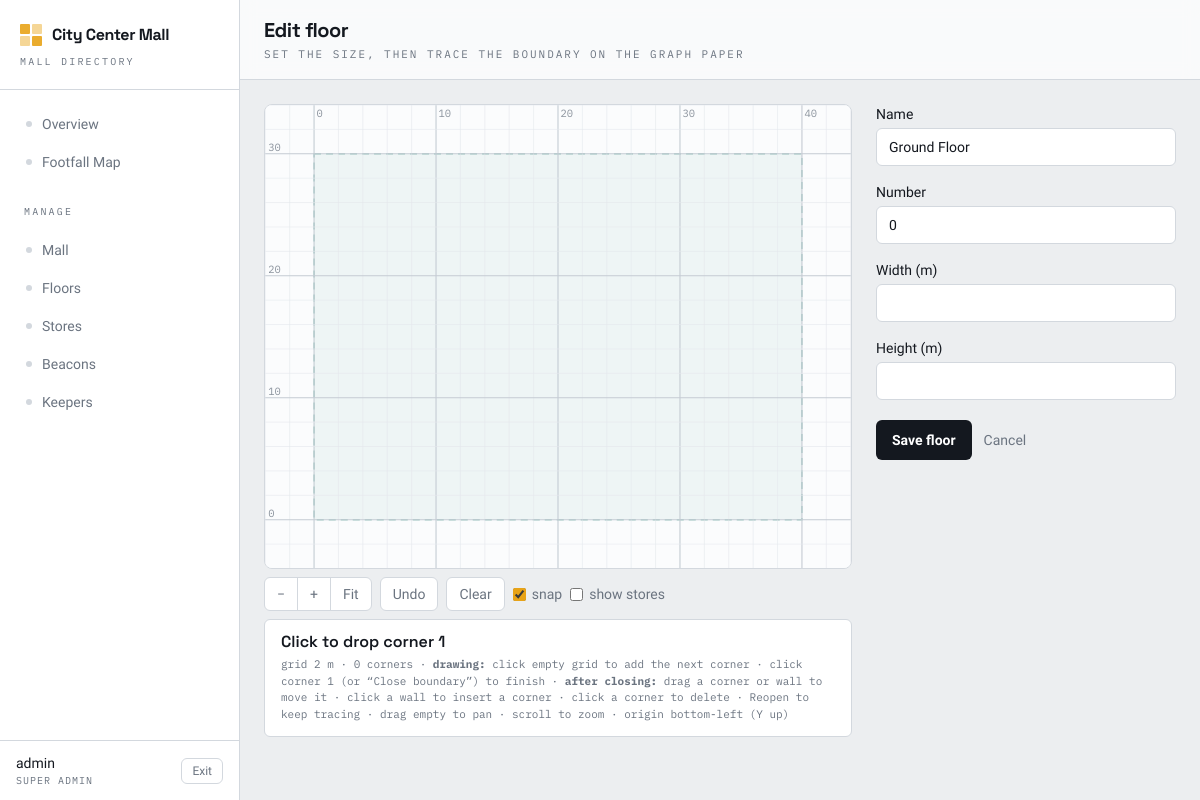
Page /floors/9/edit (signed in) on the committed database.
### core/models.py (models this page shows, shortened)
class Mall(models.Model):
    name = models.CharField(max_length=120)
    address = models.CharField(max_length=255, blank=True)

class Floor(models.Model):
    mall = models.ForeignKey(Mall, on_delete=models.CASCADE, related_name='floors')
    number = models.IntegerField()
    name = models.CharField(max_length=80)
    plan_image = models.FileField(upload_to='floors/', blank=True)
    width_m = models.FloatField(null=True, blank=True)
    height_m = models.FloatField(null=True, blank=True)
    outline = models.JSONField(null=True, blank=True)
    class Meta:
        ordering = ['number']
    PPM = 20

### core/views.py (the view)
# urls.py: path('floors/<int:pk>/edit', views.floor_edit, name='floor_edit'),
@login_required
@admin_only
def floor_edit(request, pk=None):
    mall = Mall.objects.first()
    inst = get_object_or_404(Floor, pk=pk, mall=mall) if pk else None
    if request.method == 'POST':
        form = FloorForm(request.POST, instance=inst)
        if form.is_valid():
            f = form.save(commit=False)
            f.mall = mall
            f.outline = form.cleaned_data['outline_json']
            f.save()
            return redirect('floors')
    else:
        form = FloorForm(instance=inst)
    return render(request, 'floor_form.html', {
        'form': form, 'obj': inst,
        'stores': Store.objects.filter(mall=mall, floor=inst) if inst else Store.objects.none()})

### core/forms.py (shortened to what this page needs)
class FloorForm(Styled):
    outline_json = forms.CharField(widget=forms.HiddenInput, required=False)
    class Meta:
        model = Floor
        fields = ['name', 'number', 'width_m', 'height_m']
    def __init__(self, *args, **kwargs):
        super().__init__(*args, **kwargs)
        self.fields['width_m'].required = True
        self.fields['height_m'].required = True
        self.fields['width_m'].label = 'Width (m)'
        self.fields['height_m'].label = 'Height (m)'
        if self.instance.pk and self.instance.outline:
            self.fields['outline_json'].initial = json.dumps(self.instance.outline)

### core/context.py (called while the page is built)
def dashboard(request):
    if not request.user.is_authenticated:
        return {}
    mall = Mall.objects.first()
    return {
        'mall': mall,
        'nav_floors': Floor.objects.filter(mall=mall) if mall else [],
        'is_admin': request.user.is_superuser,
    }

### core/templates/floor_form.html (shortened to what this page needs)
{% extends "base.html" %}
{% block heading %}{% if obj %}Edit{% else %}New{% endif %} floor{% endblock %}
{% block subheading %}<p class="mt-0.5 font-mono text-[11px] uppercase tracking-[0.18em] text-muted">Set the size, then trace the boundary on the graph paper</p>{% endblock %}
{% block content %}
<form method="post" class="grid gap-6 lg:grid-cols-[1fr_300px]">
  <div>
    <div id="paper-box" class="relative w-full overflow-hidden rounded-lg border border-line" style="aspect-ratio:1000/720; background:#FBFCFD; touch-action:none; cursor:crosshair">
      <svg id="paper" viewBox="0 0 1000 720" class="absolute inset-0 h-full w-full" font-family="'IBM Plex Mono', monospace">
        <rect id="paper-bg" x="0" y="0" width="1000" height="720" fill="#FBFCFD"/>
        <rect id="floor-guide" x="0" y="0" width="1000" height="720" fill="#0E7C66" fill-opacity="0.05"
              stroke="#0E7C66" stroke-opacity="0.4" stroke-width="1.4" stroke-dasharray="7 5" vector-effect="non-scaling-stroke"/>
        <g id="grid"></g>
        <g id="refs" style="display:none">
          {% for s in stores %}
          <rect x="{{ s.pos_x|add:'-40' }}" y="{{ s.pos_y|add:'-26' }}" width="80" height="52" rx="3"
                fill="#EEF0F3" stroke="#D6DBE1" stroke-width="0.75" opacity="0.85"/>
          {% endfor %}
        </g>
        <polygon id="outline-fill" fill="#0E7C66" fill-opacity="0.06" stroke="none" style="display:none"/>
        <polyline id="outline-line" fill="none" stroke="#0E7C66" stroke-width="1.6" stroke-linejoin="round" vector-effect="non-scaling-stroke" style="display:none"/>
        <line id="add-preview" stroke="#E8A317" stroke-width="1.4" stroke-dasharray="5 4" vector-effect="non-scaling-stroke" opacity="0.8" style="display:none"/>
        <line id="splice-hint" stroke="#E8A317" stroke-width="3.4" stroke-linecap="round" vector-effect="non-scaling-stroke" opacity="0.85" style="display:none"/>
        <g id="handles"></g>
        <g id="rulers"></g>
        <g id="crosshair" style="display:none">
          <line id="ch-v" stroke="#E8A317" stroke-width="1" vector-effect="non-scaling-stroke" opacity="0.8"/>
          <line id="ch-h" stroke="#E8A317" stroke-width="1" vector-effect="non-scaling-stroke" opacity="0.8"/>
          <circle id="ch-dot" r="3" fill="#E8A317"/>
        </g>
      </svg>
    </div>
    <div class="mt-2 flex flex-wrap items-center gap-2">
      <div class="inline-flex rounded-md border border-line bg-surface">
        <button type="button" id="zoom-out" class="px-3 py-1.5 text-sm text-muted hover:text-ink">−</button>
        <button type="button" id="zoom-in" class="border-l border-line px-3 py-1.5 text-sm text-muted hover:text-ink">+</button>
        <button type="button" id="fit" class="border-l border-line px-3 py-1.5 text-sm text-muted hover:text-ink">Fit</button>
      </div>
      <button type="button" id="undo" class="rounded-md border border-line bg-surface px-3 py-1.5 text-sm text-muted hover:text-ink">Undo</button>
      <button type="button" id="clear" class="rounded-md border border-line bg-surface px-3 py-1.5 text-sm text-muted hover:text-ink">Clear</button>
      <label class="inline-flex cursor-pointer items-center gap-1.5 text-sm text-muted">
        <input type="checkbox" id="snap" checked class="accent-signal"> snap
      </label>
      <label class="inline-flex cursor-pointer items-center gap-1.5 text-sm text-muted">
        <input type="checkbox" id="show-refs" class="accent-signal"> show stores
      </label>
    </div>
    <div class="mt-2 rounded-md border border-line bg-surface px-4 py-2.5">
      <p id="measure-line" class="font-display text-base font-600 text-ink">Set the size, then click to drop corner&nbsp;1</p>
      <p class="mt-0.5 font-mono text-[11px] text-muted"><span id="m-grid">grid —</span> · <span id="m-pts">0</span> corners · <b>drawing:</b> click empty grid to add the next corner · click corner&nbsp;1 (or “Close boundary”) to finish · <b>after closing:</b> drag a corner or wall to move it · click a wall to insert a corner · click a corner to delete · Reopen to keep tracing · drag empty to pan · scroll to zoom · origin bottom-left (Y up)</p>
    </div>
  </div>
  <div class="space-y-4">
    {% for field in form.visible_fields %}
    <div>
      <label class="mb-1 block text-sm font-500">{{ field.label }}</label>
      {{ field }}
    </div>
    {% endfor %}
    <div class="flex items-center gap-3 pt-1">
      <button class="rounded-md bg-ink px-4 py-2.5 text-sm font-600 text-white hover:bg-black transition">Save floor</button>
      <a href="{% url 'floors' %}" class="text-sm text-muted hover:text-ink">Cancel</a>
    </div>
  </div>
</form>
{% endblock %}

### core/templates/base.html (shortened to what this page needs)
{% load static %}
<!doctype html>
<html lang="en">
<head>
  <script src="https://cdn.tailwindcss.com"></script>
</head>
<body class="bg-paper text-ink antialiased">
{% if user.is_authenticated %}
<div class="flex min-h-screen">
  <aside class="hidden md:flex w-60 shrink-0 flex-col border-r border-line bg-surface">
    <div class="px-5 pt-6 pb-5 border-b border-line">
      <div class="flex items-center gap-2.5 text-signal">
        <span class="mark"><i></i><i></i><i></i><i></i></span>
        <span class="font-display font-700 tracking-tight text-ink leading-none">
          {{ mall.name|default:"Directory" }}
        </span>
      </div>
      <p class="mt-2 font-mono text-[10px] uppercase tracking-[0.22em] text-muted">Mall Directory</p>
    </div>
    {% with url=request.resolver_match.url_name %}
    <nav class="flex-1 px-3 py-4 space-y-0.5 text-sm">
      {% include "_navitem.html" with cur=url want="dashboard" target="dashboard" label="Overview" %}
      {% include "_navitem.html" with cur=url want="heatmap" target="heatmap" label="Footfall Map" %}
      {% if is_admin %}
        <p class="px-3 pt-5 pb-2 font-mono text-[10px] uppercase tracking-[0.22em] text-muted">Manage</p>
        {% include "_navitem.html" with cur=url want="mall_setup" target="mall_setup" label="Mall" %}
        {% include "_navitem.html" with cur=url want="floors" target="floors" label="Floors" %}
        {% include "_navitem.html" with cur=url want="stores" target="stores" label="Stores" %}
        {% include "_navitem.html" with cur=url want="beacons" target="beacons" label="Beacons" %}
        {% include "_navitem.html" with cur=url want="keepers" target="keepers" label="Keepers" %}
      {% endif %}
    </nav>
    {% endwith %}
    <div class="border-t border-line px-4 py-3 flex items-center justify-between">
      <div class="min-w-0">
        <p class="truncate font-500 text-sm">{{ user.username }}</p>
        <p class="font-mono text-[10px] uppercase tracking-widest text-muted">
          {% if is_admin %}Super Admin{% else %}Storekeeper{% endif %}
        </p>
      </div>
      <form method="post" action="{% url 'logout' %}">{% csrf_token %}
        <button class="rounded-md border border-line px-2.5 py-1 text-xs text-muted hover:text-ink hover:border-ink transition">Exit</button>
      </form>
    </div>
  </aside>
  <main class="flex-1 min-w-0">
    <header class="flex items-center gap-4 border-b border-line bg-surface/70 px-6 py-4 backdrop-blur">
      <div class="min-w-0">
        <h1 class="font-display text-xl font-700 tracking-tight truncate">{% block heading %}{% endblock %}</h1>
        {% block subheading %}{% endblock %}
      </div>
    </header>
    <div class="p-6">{% block content %}{% endblock %}</div>
  </main>
</div>
{% else %}
  {% block content_anon %}{% endblock %}
{% endif %}
</body>
</html>

### core/templates/base.html (style rules this page uses)
body { font-family: "Hanken Grotesk", sans-serif; }
.mark { display:grid; grid-template-columns:1fr 1fr; grid-template-rows:1fr 1fr; gap:2px; width:22px; height:22px; }
.mark i { background: currentColor; border-radius:1px; }
.mark i:nth-child(1),.mark i:nth-child(4) { opacity:.9 }
.mark i:nth-child(2),.mark i:nth-child(3) { opacity:.45 }

### rows in the picture
Mall: name "City Center Mall"
Floor: visible_fields "Ground Floor" "0"

### other values in the picture
{{ label }} "Overview Footfall Map Mall Floors Stores Beacons Keepers"
{{ user.username }} "admin"
{{ field.label }} "Name" "Number" "Width (m)" "Height (m)"
